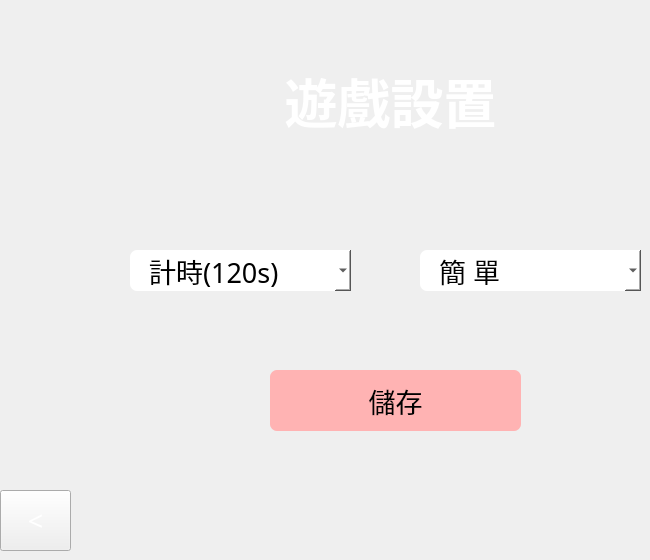
    <widget class="QWidget" name="page_settings">
     <widget class="QLabel" name="title_settings">
      <property name="geometry">
       <rect>
        <x>150</x>
        <y>60</y>
        <width>481</width>
        <height>81</height>
       </rect>
      </property>
      <property name="font">
       <font>
        <family>Microsoft JhengHei</family>
        <pointsize>40</pointsize>
        <weight>75</weight>
        <bold>true</bold>
        <underline>false</underline>
       </font>
      </property>
      <property name="styleSheet">
       <string notr="true">color: rgb(255, 255, 255);</string>
      </property>
      <property name="text">
       <string>遊戲設置</string>
      </property>
      <property name="alignment">
       <set>Qt::AlignCenter</set>
      </property>
     </widget>
     <widget class="QComboBox" name="select_mode">
      <property name="geometry">
       <rect>
        <x>130</x>
        <y>250</y>
        <width>221</width>
        <height>41</height>
       </rect>
      </property>
      <property name="font">
       <font>
        <family>Microsoft JhengHei</family>
        <pointsize>20</pointsize>
       </font>
      </property>
      <property name="styleSheet">
       <string notr="true">background-color: rgb(255, 255, 255);
selection-background-color: rgb(255, 238, 153);
selection-color: rgb(0, 0, 0);
border-radius: 7px;</string>
      </property>
      <property name="currentText">
       <string>  計時(120s)</string>
      </property>
      <item>
       <property name="text">
        <string>  計時(120s)</string>
       </property>
      </item>
      <item>
       <property name="text">
        <string>  Zen</string>
       </property>
      </item>
     </widget>
     <widget class="QComboBox" name="select_speed">
      <property name="geometry">
       <rect>
        <x>420</x>
        <y>250</y>
        <width>221</width>
        <height>41</height>
       </rect>
      </property>
      <property name="font">
       <font>
        <family>Microsoft JhengHei</family>
        <pointsize>20</pointsize>
       </font>
      </property>
      <property name="styleSheet">
       <string notr="true">background-color: rgb(255, 255, 255);
selection-background-color: rgb(255, 238, 153);
selection-color: rgb(0, 0, 0);
border-radius: 7px;</string>
      </property>
      <item>
       <property name="text">
        <string>  簡 單</string>
       </property>
      </item>
      <item>
       <property name="text">
        <string>  正 常</string>
       </property>
      </item>
      <item>
       <property name="text">
        <string>  困 難</string>
       </property>
      </item>
      <item>
       <property name="text">
        <string>  專 家</string>
       </property>
      </item>
     </widget>
     <widget class="QPushButton" name="button_save_settings">
      <property name="geometry">
       <rect>
        <x>270</x>
        <y>370</y>
        <width>251</width>
        <height>61</height>
       </rect>
      </property>
      <property name="font">
       <font>
        <family>Microsoft JhengHei</family>
        <pointsize>20</pointsize>
       </font>
      </property>
      <property name="styleSheet">
       <string notr="true">background-color: rgb(255, 179, 179);
border-radius: 7px;</string>
      </property>
      <property name="text">
       <string>儲存</string>
      </property>
     </widget>
     <widget class="QPushButton" name="button_back_to_single">
      <property name="geometry">
       <rect>
        <x>0</x>
        <y>490</y>
        <width>71</width>
        <height>61</height>
       </rect>
      </property>
      <property name="font">
       <font>
        <family>Microsoft JhengHei</family>
        <pointsize>20</pointsize>
       </font>
      </property>
      <property name="styleSheet">
       <string notr="true">color: rgb(255, 255, 255);</string>
      </property>
      <property name="text">
       <string>&lt;</string>
      </property>
     </widget>
    </widget>
